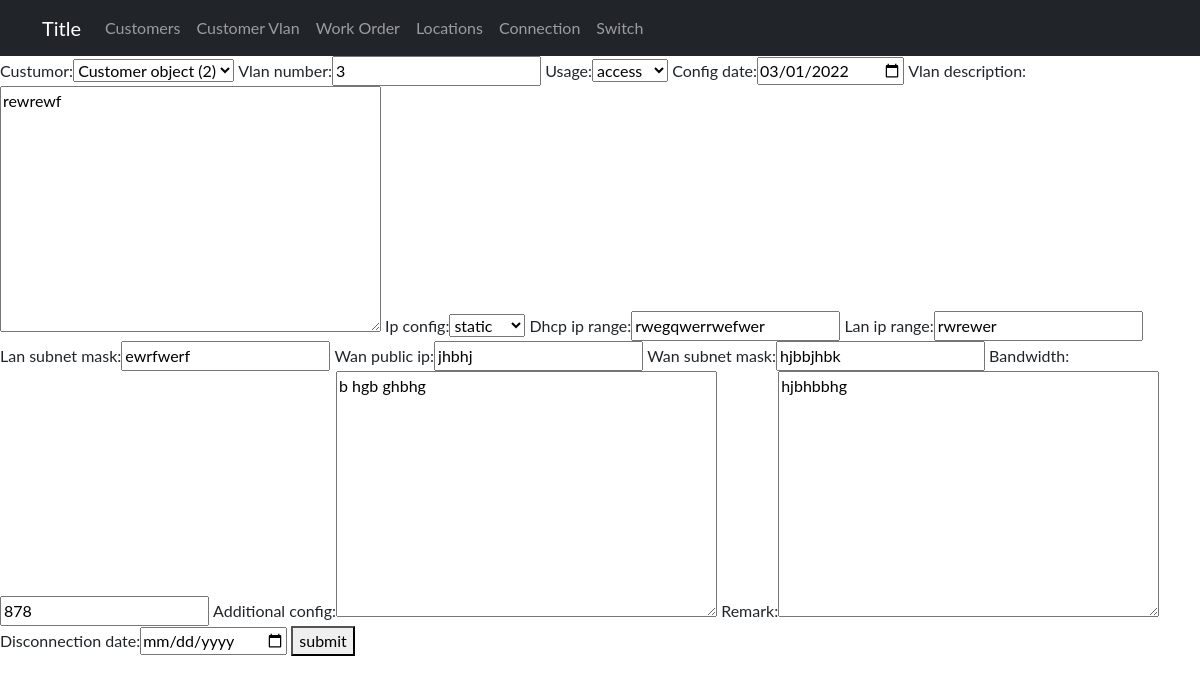
The app's page /devices/upd/vlan/3, older data.
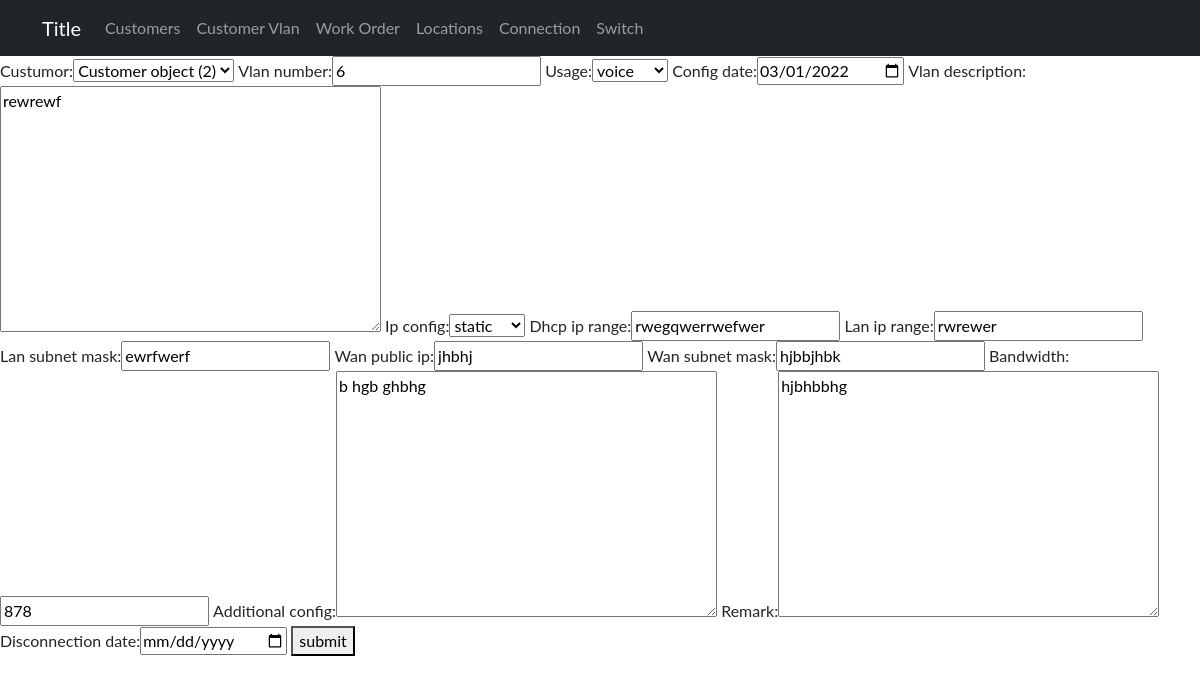
The same page, newer data.
### sitadevices/models.py (models this page shows)
class CustomerVlan(models.Model):
    custumor = models.ForeignKey(Customer, on_delete=models.CASCADE)
    vlan_number = models.IntegerField()
    usage = models.CharField(choices=usages, max_length=200)
    config_date = models.DateTimeField()
    vlan_description = models.TextField()
    ip_config = models.CharField(choices=ip, max_length=200)
    dhcp_ip_range = models.CharField(max_length=50)
    lan_ip_range = models.CharField(max_length=50)
    lan_subnet_mask = models.CharField(max_length=50)
    wan_public_ip = models.CharField(max_length=50)
    wan_subnet_mask = models.CharField(max_length=50)
    bandwidth = models.IntegerField()
    additional_config = models.TextField()
    remark = models.TextField()
    disconnection_date = models.DateField(null=True, blank=True)
    submitted_date_time = models.DateTimeField(default=timezone.now)

### sitadevices/views.py (the view)
# urls.py: path('upd/vlan/<int:customerVlan_id>', CustomerVlanUpd, name='customerVlanupd'),
def CustomerVlanUpd(request,customerVlan_id):
    update = CustomerVlan.objects.get(pk=customerVlan_id)
    form = CustomerVlanInp(instance=update)
    if request.method =='POST':
        form = CustomerVlanInp(request.POST, instance=update)
        if form.is_valid():
            form.save()
            return redirect('device:customerVlanlist')
    dic = {
        'id': update,
        'form': form,
    }
    return render(request, 'admin/customervlan/customerupdVlan.html',{'dic': dic})

### sitadevices/templates/admin/customervlan/customerupdVlan.html (shortened to what this page needs)
{% extends 'admin/base1.html' %}
{% block content %}
<form enctype="multipart/form-data" action="{%url 'device:customerVlanupd' dic.id.id%}"  class="" method="POST">
    {{dic.form}}
    <button type="submit" value="submit">submit</button>
</form>
{% endblock  %}

Row changes from the older to the newer data that the page shows:
changed CustomerVlan "Customer object (2)": vlan_number "3" → "6"; usage "access" → "voice"
